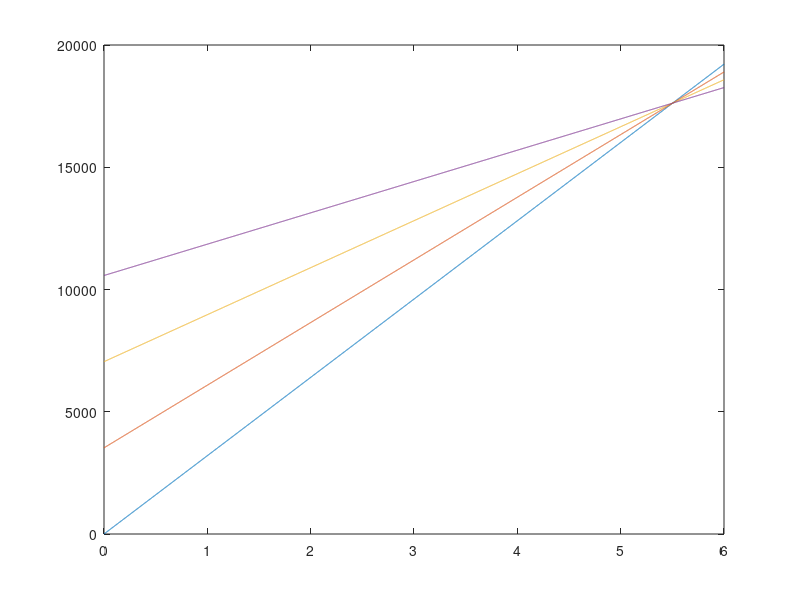

The MATLAB script that drew this image:
close all
N_b=10000;                            % number of building
Ns=3;                                 %The number of sectors 3 or 1
a_M=4.7;                              %The portion of the power consumption for macro BS
b_M=130;                              %The power consumption of the active site cooling and the signa processing for macro BS
a_F=8;                                %The portion of the power consumption for femto BS
b_F=4.8;                              %The power consumption of the active site cooling and the signa processing for femto BS
P_tx_macro=6.8;                       %power fed of the antenna of the macro BS
P_tx_femto=0.2;                       %power fed of the antenna of the femto BS
ro=3000;                              %population density per Km*Km
alpha_max=0.16;                       %16% of the subscribers are active during the busy hour
A=10*10;                              %The covered area
N_a=N_b*10;                           %number of appartement
C_macro=75;                           %The average macro BS

r=0:0.001:6;                          %avrerage data rate reaquirement per active user [MBps]

P_macro = Ns*(a_M*P_tx_macro+b_M);    %The power consumption of the macro BS
P_femto =a_F*P_tx_femto+b_F;          %The power consumption of the macro BS
A_g_tot=r.*A;                         %the total aggregate trafic collected at the fiber switch
U_max=10;                             %The maximum transmission rate of an uplink interface
C_MW=36;                              %the maximum capacity of the switch
N_active_macro=C_macro./r;            %The number of active users
n_Dslam_ports= 16;                    % number of ports of the Dslam
n_F_ports= 24;                        % number of ports of the fiber switch
P_modem= 5;                           % modem power consumption
P_Dslam=85;                           % Dslam power consumption
P_SFP= 1;                             % small form-factor pluggable transceivers power consumption
P_s=300;                              % power consomption of fiber switch
P_SFP_=1;                             % power consomption of SFP+         
P_lowc=37;                            % the low power consumption region of the microwave antennas
P_highc=92.5;                         % the high power consumption region of the microwave antennas 
P_GES_max= 50;                        % power consomption of Gigabit ethernet switch
n_GES=12;                             %number of port in GES
n_MW=20;                              % the max number of microwave links a hub can support
P_MW=53;                              % power consumption of switch inside the hub


figure 
for mu=0:0.2:0.6
    N_femto = N_a*mu;
    N_macro=(ro*A*(1-mu)*alpha_max)./N_active_macro; 
    N_Dslam= N_femto./n_Dslam_ports;  
    N_s= (N_Dslam+N_macro)./n_F_ports;
    N_ul=max(N_s,A_g_tot/U_max);
    N_hub=(N_b+N_macro)./n_MW; 
    N_MW=N_hub;
    P_arch1=N_femto*P_modem+2*N_macro*P_SFP+N_Dslam*(P_Dslam+2*P_SFP)+N_s*P_s+N_ul*P_SFP_;
    P1=(N_femto*P_femto+N_macro*P_macro+P_arch1)/A;
    plot(r,P1)
    hold on
end
